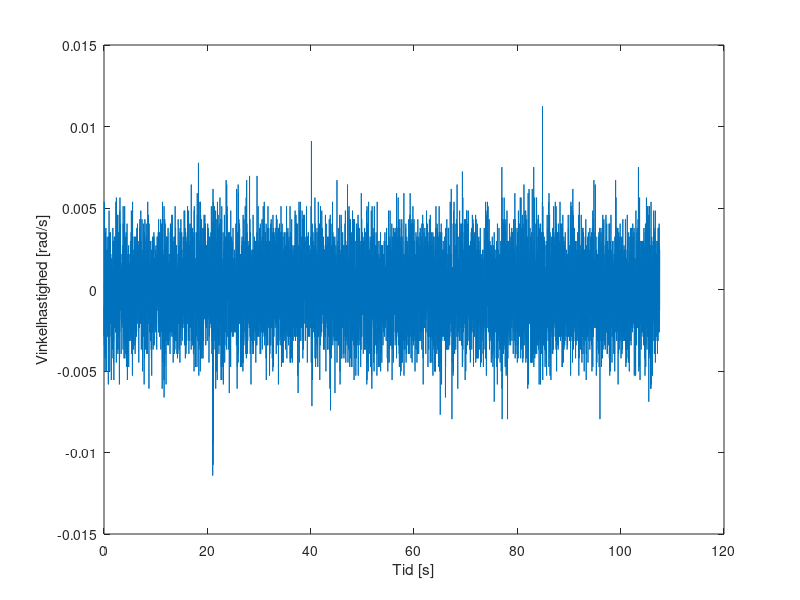

This figure's MATLAB source:
clc
clear all
close all
load('noiseData.mat');
n=10755;

for i = 1:10755
    tid(i) = 0.01 * i;
end
plot(tid,data-mean(data))
xlabel("Tid [s]");
ylabel("Vinkelhastighed [rad/s]");

temp=0;
for i = 1:10755
    temp = temp + (data(i)-0)^2;
end
var=1/(n-1)*temp